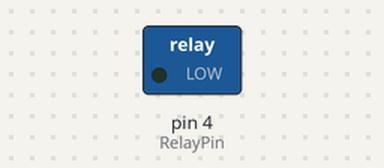
A sketch run on a simulated Arduino Uno, built with avr-gcc and run on an emulated ATmega328P. Shown: switched loads named in the sketch (green lamp = pin HIGH).

Above: at 1.5 s.
At 4.5 s:
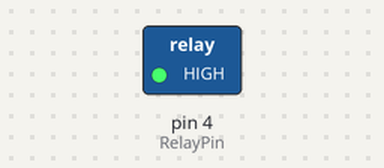
Timing chart, 0 to 7.8 s (numbered marks = the images above):
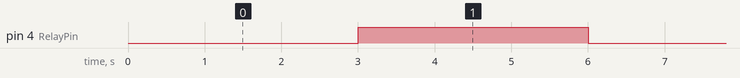

Measured:
- by itself, pin 4 (RelayPin): alternates HIGH for 3.0 s and LOW for 3.0 s

The sketch:

Relay.ino
```cpp
int RelayPin = 4;

void setup() {
  // Set RelayPin as an output pin
  pinMode(RelayPin, OUTPUT);
}

void loop() {
  // Let's turn on the relay...
  digitalWrite(RelayPin, LOW);
  delay(3000);

  // Let's turn off the relay...
  digitalWrite(RelayPin, HIGH);
  delay(3000);
}
```
